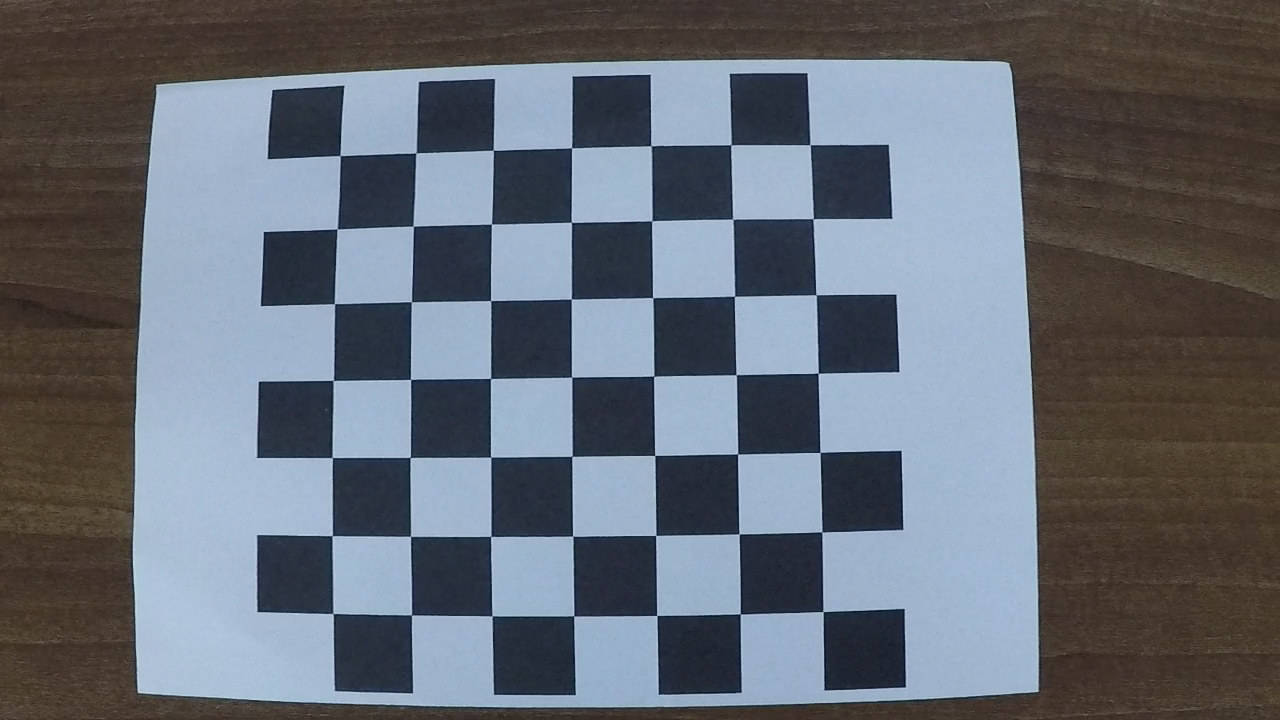
#> input picture images/calibration/left/frame10.png, 1280 x 720 px, given in place of frame10.jpg, which was not available
$ python DepthMapsImage.py
#> lines starting #> are read from the running program, lines starting #| are printed output that depends on the picture; after the words box and inside, x2 and y2 are one past the last pixel; in counts of white or black regions, pixels touching at a corner belong together; pictures that were not available may be replaced by others from this repository, and a replacement may not be noted
import cv2
import numpy as np

img_left = cv2.imread('test/left/frame10.jpg', 0)
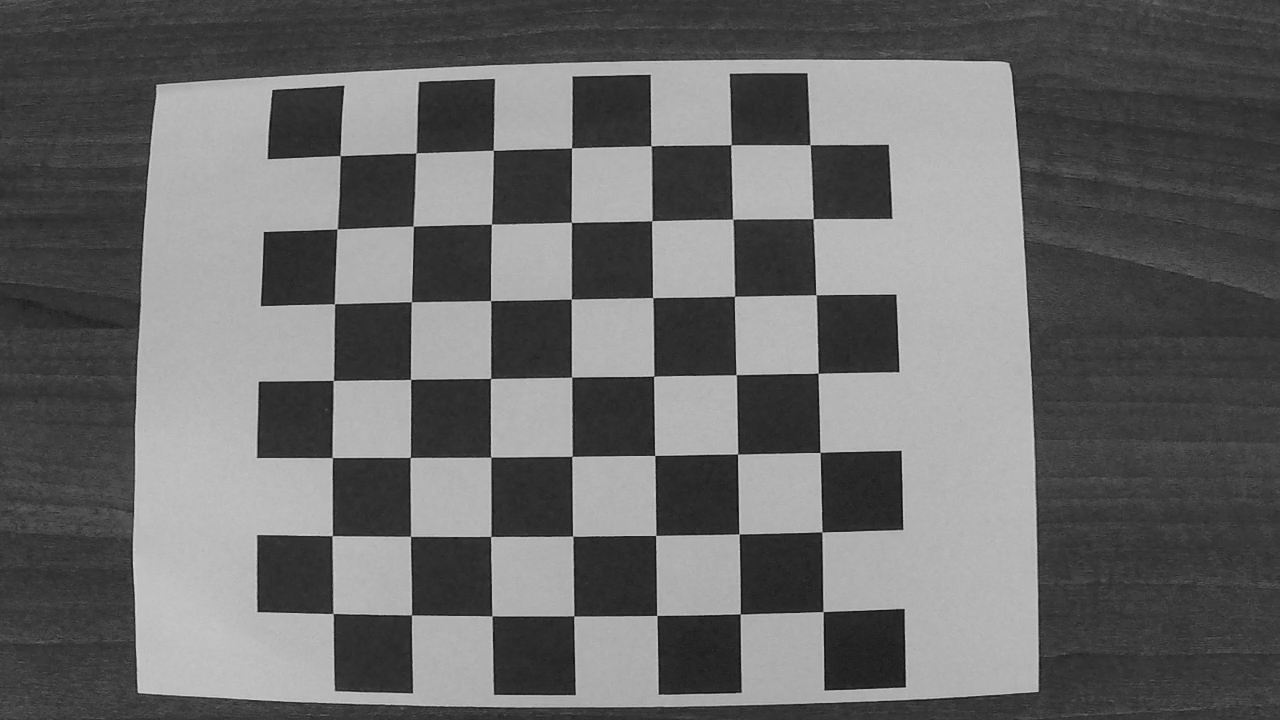
#> img_left: shape (720, 1280); min 12, max 210, mean 105.2
img_right = cv2.imread('test/right/frame10.jpg', 0)

stereo = cv2.StereoBM_create(numDisparities=16, blockSize=15)
disparity = stereo.compute(img_left, img_right)
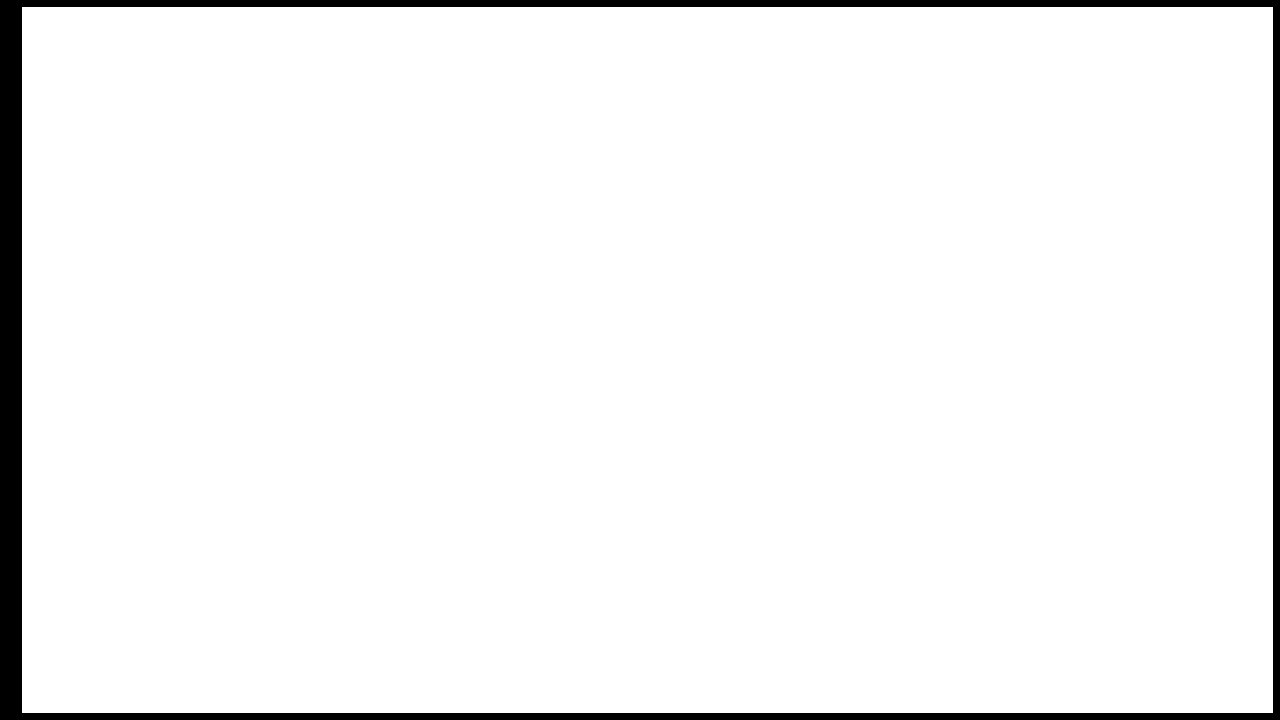
#> disparity: shape (720, 1280) int16; values -16 (black) and 0 (white), 95.8% white; 1 black region, box (x1, y1, x2, y2) and area: (0, 0, 1280, 720) 38394
disparity = cv2.convertScaleAbs(disparity)
cv2.imwrite('out.png', disparity)
cv2.imshow('gray', disparity)
cv2.waitKey(0)

$ run again, with images/calibration/left/frame1.png copied over images/calibration/left/frame10.png
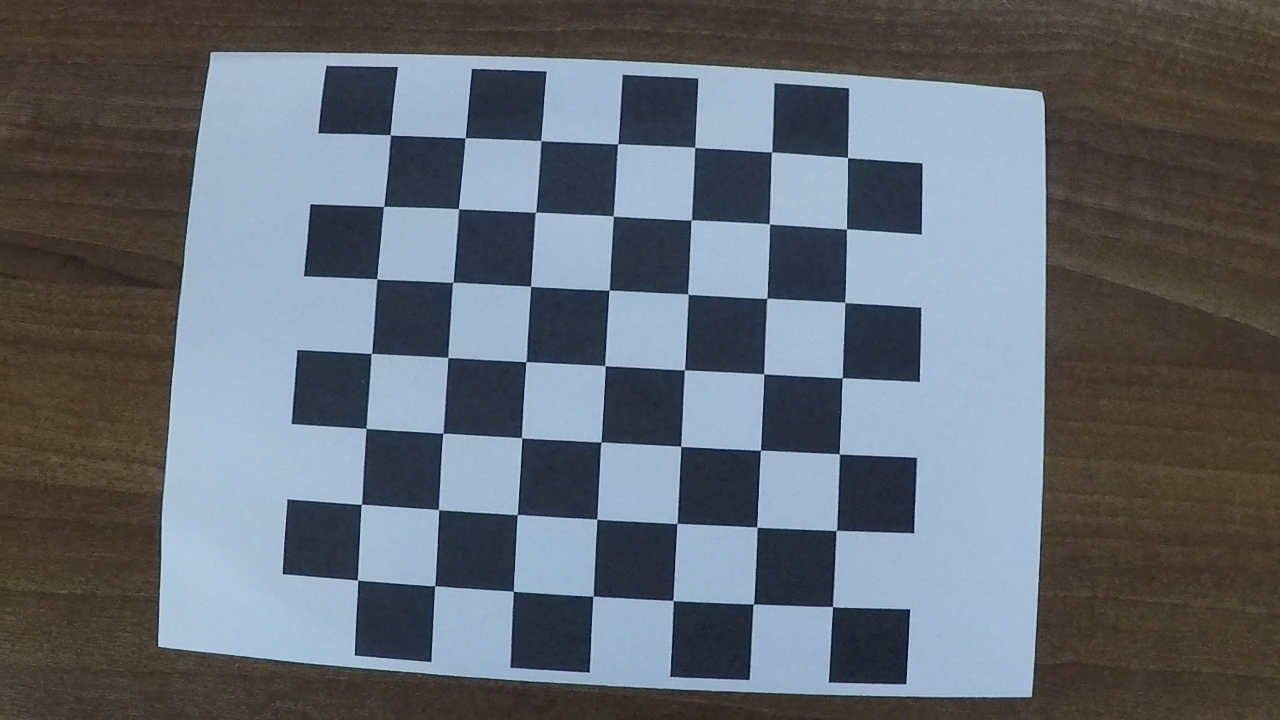
#> input picture images/calibration/left/frame1.png, 1280 x 720 px, given in place of frame10.jpg, which was not available
#> `img_left = cv2.imread('test/left/frame10.jpg', 0)`:
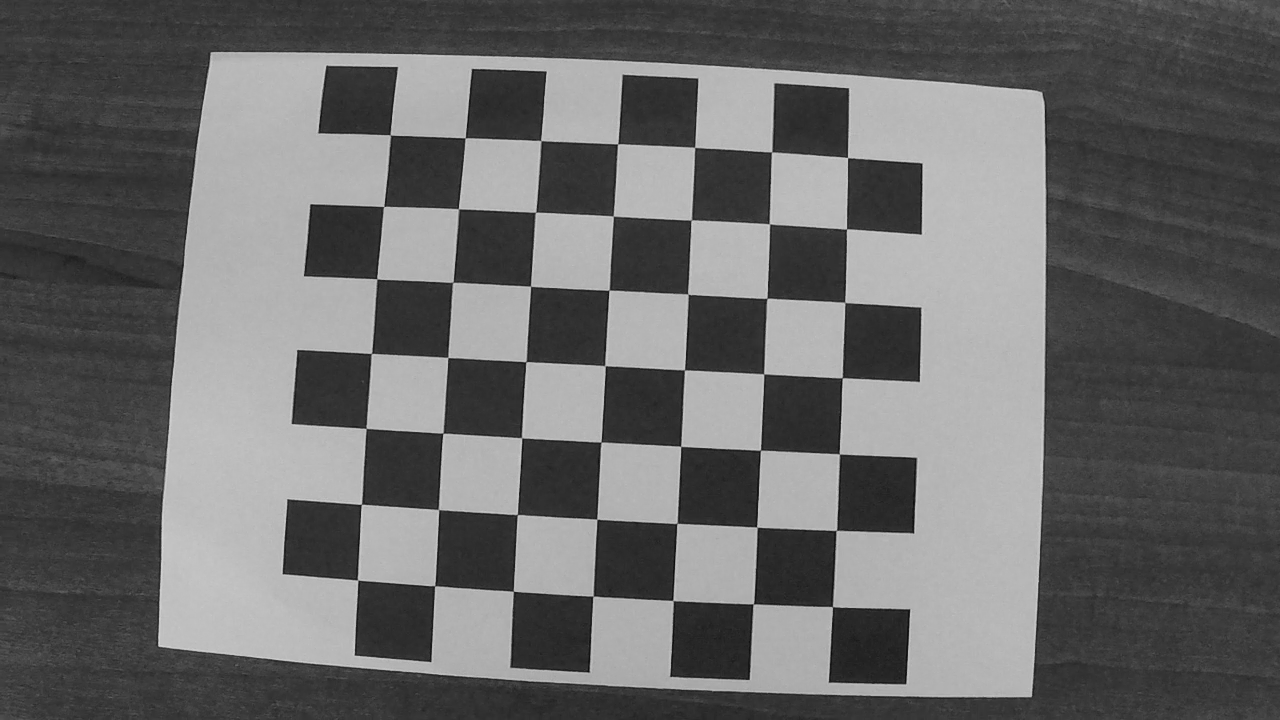
#> img_left: shape (720, 1280); min 9, max 215, mean 104

$ run again, with images/calibration/left/frame11.png copied over images/calibration/left/frame10.png
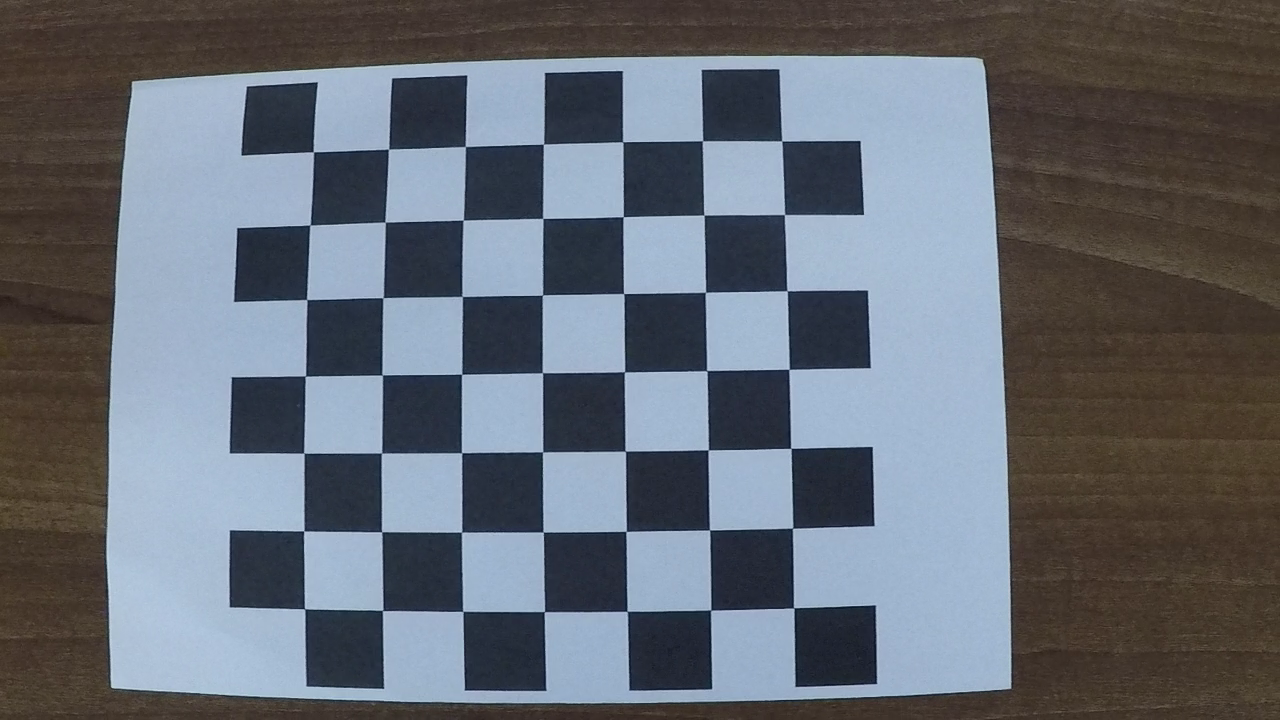
#> input picture images/calibration/left/frame11.png, 1280 x 720 px, given in place of frame10.jpg, which was not available
#> `img_left = cv2.imread('test/left/frame10.jpg', 0)`:
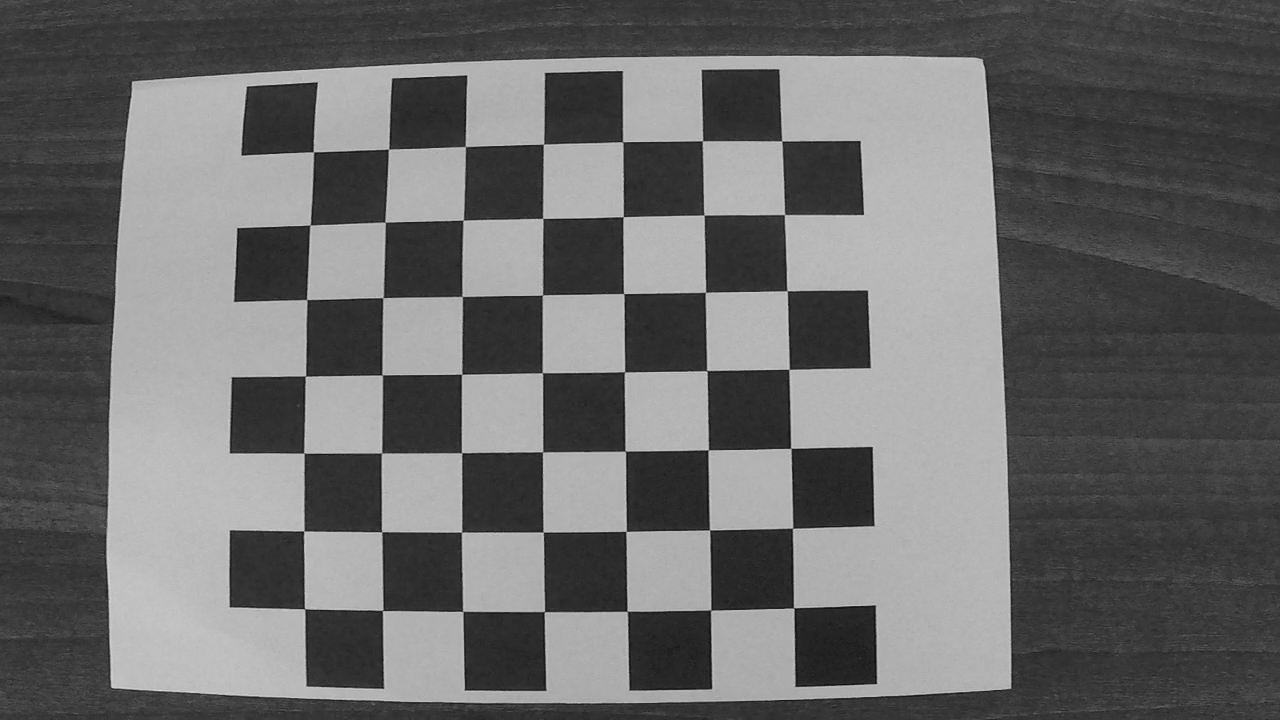
#> img_left: shape (720, 1280); min 9, max 215, mean 105.2
